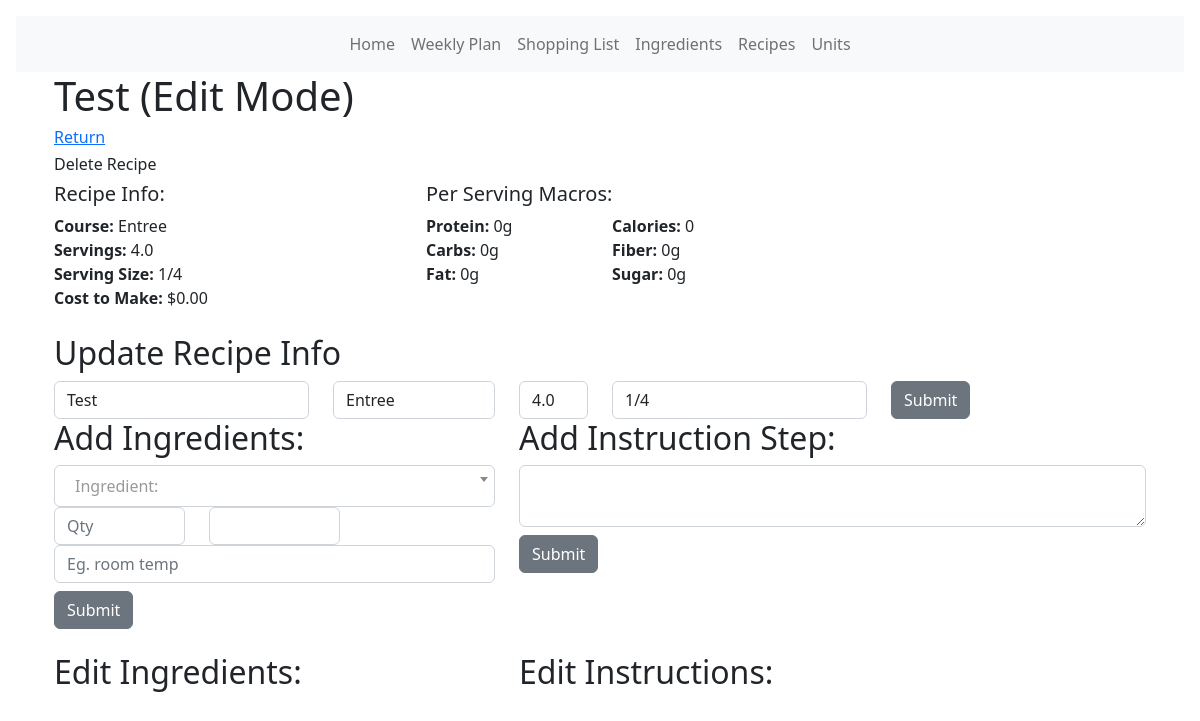
Page /recipe/1/edit on the earlier database version.
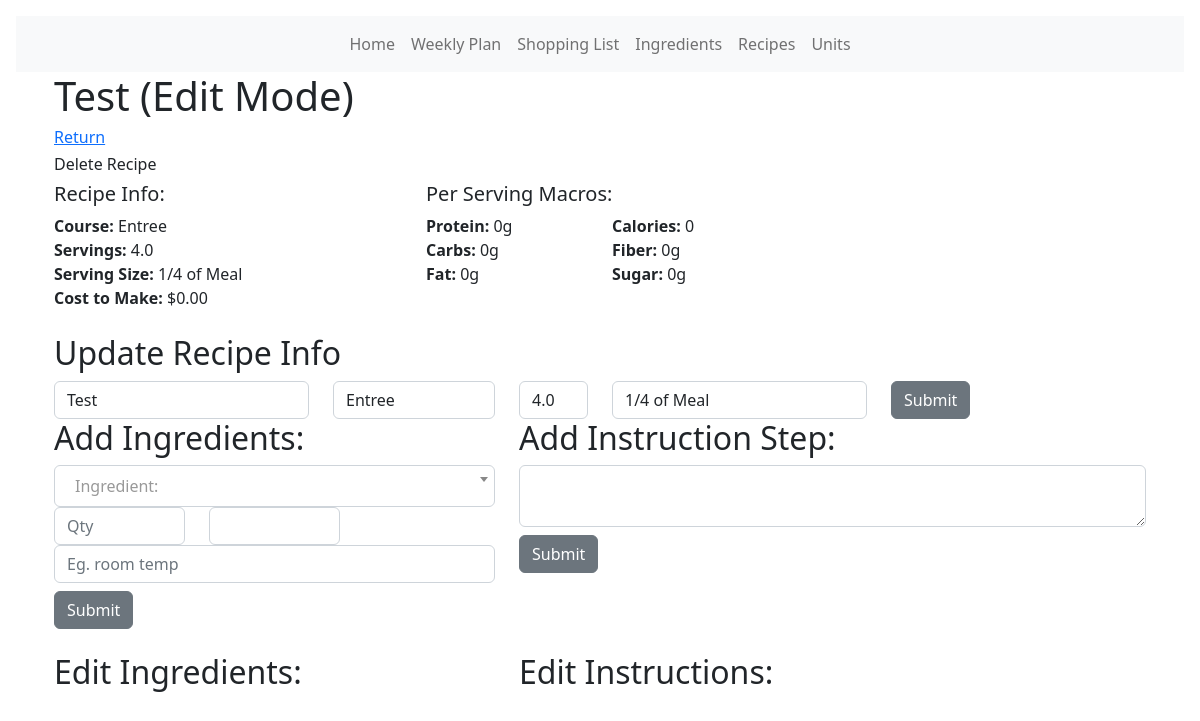
Same page on the later database version.
### models.py (models this page shows, shortened)
class Recipe(db.Model):
    id = db.Column(db.Integer, primary_key=True)
    name = db.Column(db.String(100))
    course = db.Column(db.String(30))
    servings = db.Column(db.Float)
    serving_size = db.Column(db.String(30))
    def get_total_cost(self):
        x = [x.qty for x in RecipeIngredient.query.filter_by(rid=self.id).all()]
        y = [
            y.ingredient.u_price
            for y in RecipeIngredient.query.filter_by(rid=self.id).all()
        ]
        tc = []
        for num1, num2 in zip(x, y):
            tc.append(num1 * num2)
        return sum(tc)
    def get_total_protein(self):
        x = [x.qty for x in RecipeIngredient.query.filter_by(rid=self.id).all()]
        y = [
            y.ingredient.protein
            for y in RecipeIngredient.query.filter_by(rid=self.id).all()
        ]
        t = []
        for num1, num2 in zip(x, y):
            t.append(num1 * num2)
        return sum(t)
    def get_total_carbs(self):
        x = [x.qty for x in RecipeIngredient.query.filter_by(rid=self.id).all()]
        y = [
            y.ingredient.carbs
            for y in RecipeIngredient.query.filter_by(rid=self.id).all()
        ]
        t = []
        for num1, num2 in zip(x, y):
            t.append(num1 * num2)
        return sum(t)
    def get_total_fat(self):
        x = [x.qty for x in RecipeIngredient.query.filter_by(rid=self.id).all()]
        y = [
            y.ingredient.fat
            for y in RecipeIngredient.query.filter_by(rid=self.id).all()
        ]
        t = []
        for num1, num2 in zip(x, y):
            t.append(num1 * num2)
        return sum(t)
    def get_total_fiber(self):
        x = [x.qty for x in RecipeIngredient.query.filter_by(rid=self.id).all()]
        y = [
            y.ingredient.fiber
            for y in RecipeIngredient.query.filter_by(rid=self.id).all()
        ]
        t = []
        for num1, num2 in zip(x, y):
            t.append(num1 * num2)
        return sum(t)
    def get_total_sugar(self):
        x = [x.qty for x in RecipeIngredient.query.filter_by(rid=self.id).all()]
        y = [
            y.ingredient.sugar
            for y in RecipeIngredient.query.filter_by(rid=self.id).all()
        ]
        t = []
        for num1, num2 in zip(x, y):
            t.append(num1 * num2)
        return sum(t)
    def get_total_calories(self):
        a = [a.qty for a in RecipeIngredient.query.filter_by(rid=self.id).all()]
        p = [
            p.ingredient.protein
            for p in RecipeIngredient.query.filter_by(rid=self.id).all()
        ]
        c = [
            c.ingredient.carbs
            for c in RecipeIngredient.query.filter_by(rid=self.id).all()
        ]
        f = [
            f.ingredient.fat
            for f in RecipeIngredient.query.filter_by(rid=self.id).all()
        ]
        tp = []
        for num1, num2 in zip(a, p):
            tp.append((num1 * num2) * 4)
        tc = []
        for num1, num2 in zip(a, c):
            tc.append((num1 * num2) * 4)
        tf = []
        for num1, num2 in zip(a, f):
            tf.append((num1 * num2) * 9)
        gtl = (sum(tf)) + (sum(tp)) + (sum(tc))
        return gtl

### main.py (the view, shortened to what this page needs)
@app.route("/recipe/<int:id>/edit", methods=["GET", "POST"])
def recipe_edit(id):
    r = Recipe.query.get_or_404(id)
    title = r.name
    x = 1
    iquery = RecipeIngredient.query.filter_by(rid=id).all()
    """Update Meta Data Form"""
    form2 = CreateRecipe()
    """Add Ingredient Form"""
    form = AddIngredient()
    a = db.session.query(Ingredient.name).order_by(Ingredient.name)
    a = [i[0] for i in a]
    form.name.choices = [("")] + [(y) for y in a]
    b = db.session.query(Unit.name).order_by(Unit.id)
    b = [i[0] for i in b]
    form.unit.choices = [("")] + [(y) for y in b]
    """Add Instruction Step Form"""
    form3 = AddInstruction()
    instruct_query = RecipeInstruction.query.filter_by(rid=id).all()
    """Add Ingredient Button Action"""
    """Update Meta Data Button Action"""
    if form2.submit2.data and form2.validate_on_submit():
        r.name = form2.recipe_name.data
        r.course = form2.course.data
        r.servings = form2.servings.data
        r.serving_size = form2.serving_size.data
        db.session.commit()
    """Add Instruction Step Button Action"""
    if form3.submit3.data and form3.validate_on_submit():
        update = RecipeInstruction(rid=id, instruction=form3.instruction.data)
        db.session.add(update)
        db.session.commit()
        instruct_query = RecipeInstruction.query.filter_by(rid=id).all()
    return render_template(
        "/recipes/recipe_edit.html",
        r=r,
        title=r.name,
        x=x,
        iquery=iquery,
        form=form,
        form2=form2,
        form3=form3,
        instruct_query=instruct_query,
    )

### forms.py
class CreateRecipe(FlaskForm):
    recipe_name = StringField("Name", validators=[validators.DataRequired()])
    course = SelectField(
        "Course",
        choices=[
            ("Entree"),
            ("Appetizer"),
            ("Dessert"),
            ("Side Dish"),
            ("Beverage"),
            ("Other"),
        ],
        validators=[validators.DataRequired()],
    )
    servings = DecimalField("Servings:", validators=[validators.InputRequired()])
    serving_size = StringField("Serving Size", validators=[validators.DataRequired()])
    submit2 = SubmitField("Submit")

class AddIngredient(FlaskForm):
    name = SelectField(
        "Ingredient:",
        validators=[validators.InputRequired()],
        validate_choice=False,
    )
    unit = SelectField(
        "Unit Conversion Option:",
        validators=[validators.InputRequired()],
    )
    qty = DecimalField("Qty:", validators=[validators.InputRequired()])
    suffix = StringField("Notes")
    submit = SubmitField("Submit")

### templates/recipes/recipe_edit.html (shortened to what this page needs)
<!DOCTYPE html>
<html lang="en">
<head>
  <link href="{{ url_for('static', filename='css/select2.css') }}" rel="stylesheet" />
  {% extends 'base.html' %} {% block content %}
</head>
<body><b></b>
  <div class="container">
    <h1>{{title}} (Edit Mode)</h1>
    <a href="{{url_for('recipe', id=r.id)}}">
      <h6>Return</h6>
      <h6>Delete Recipe</h6>
    </a>
    <div class="row">
      <div class="col-4">
        <h5>Recipe Info:</h5>
      </div>
      <div class="col-4">
        <h5>Per Serving Macros:</h5>
      </div>
    </div>
    <div class="row">
      <div class="col-4">
        <b>Course: </b> {{r.course}} <br>
        <b>Servings: </b> {{r.servings}} <br>
        <b>Serving Size: </b> {{r.serving_size}} <br>
        <b>Cost to Make: </b>{{'$%0.2f'|format(r.get_total_cost())}}
      </div>
      <div class="col-2">
        <b>Protein:</b> {{'%0.0fg'|format((r.get_total_protein())/r.servings)}} <br>
        <b>Carbs:</b> {{'%0.0fg'|format((r.get_total_carbs())/r.servings)}} <br>
        <b>Fat:</b> {{'%0.0fg'|format((r.get_total_fat())/r.servings)}} <br>
      </div>
      <div class="col-2">
        <b>Calories:</b> {{'%0.0f'|format((r.get_total_calories())/r.servings)}} <br>
        <b>Fiber:</b> {{'%0.0fg'|format((r.get_total_fiber())/r.servings)}} <br>
        <b>Sugar:</b> {{'%0.0fg'|format((r.get_total_sugar())/r.servings)}} <br>
      </div>
    </div>
    <br>
    <h2>Update Recipe Info</h2>
    <form method="POST">
      <div class="row">
        <div class="col">
          {{ form.hidden_tag() }} {{ form2.recipe_name(class="form-control", value=r.name) }}
        </div>
        <div class="col-2">
          {{ form2.course(class="form-control", valuse=r.course) }}
        </div>
        <div class="col-1">
          {{ form2.servings(class="form-control", value=r.servings)}}
        </div>
        <div class="col-3">
          {{ form2.serving_size(class="form-control", value=r.serving_size)}}
        </div>
        <div class="col">{{ form2.submit2(class="btn btn-secondary") }}</div>
      </div>
    </form>
    <div class="row">
      <div class="col">
        <div class="row">
          <div class="col-5">
            <h2>Add Ingredients:</h2>
            <form method="POST">
              <div class="col">
              </div>
              <div class="row">
                <div class="col-4">
                  {{ form.qty(class="form-control ", placeholder="Qty") }}
                </div>
                <div class="col-4">
                  {{form.unit(class="form-control", id="unit")}}
                </div>
              </div>
              <div class="col">
                {{ form.suffix(class="form-control", placeholder='Eg. room temp')}}
              </div>
              <div class="col">{{ form.submit(class="btn btn-secondary mt-2") }}
              </div>
            </form>
          </div>
          <div class="col">
            <h2>Add Instruction Step:</h2>
            <form method="POST">
              <div class="col">
                {{ form3.hidden_tag() }} {{ form3.instruction(class="form-control") }}
              </div>
              <div class="col">{{ form3.submit3(class="btn btn-secondary mt-2") }}</div>
            </form>
          </div>
        </div>
      </div>
    </div>
    <br />
    <div class="row">
      <div class="col-5">
        <h2>Edit Ingredients:</h2>
      </div>
      <div class="col-6">
        <h2>Edit Instructions:</h2>
      </div>
    </div>
  </div>
</body>
{% endblock %}

Differences in the rows shown:
changed Recipe "Test": serving_size "1/4" → "1/4 of Meal"
